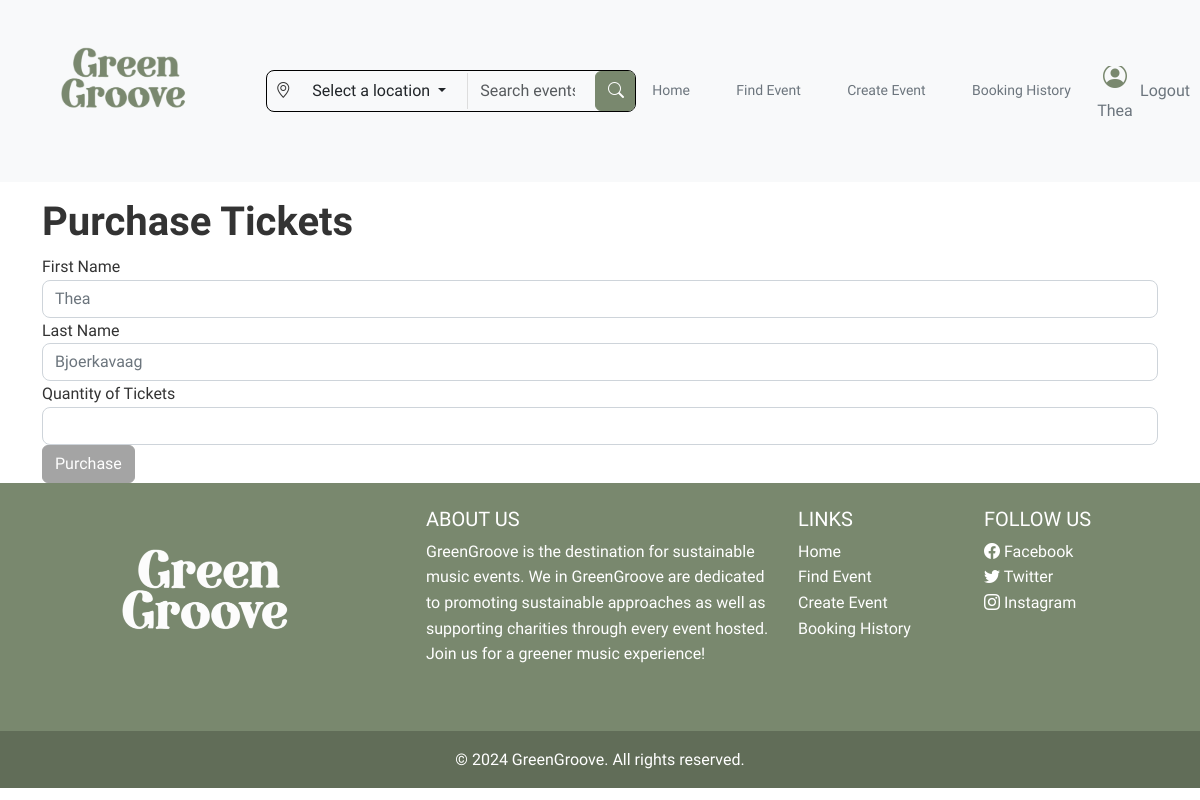
Screenshot of /purchaseTickets/4 (signed in) with the database file from the repository.
### website/models.py (models this page shows, shortened)
class User(db.Model, UserMixin):
    __tablename__ = 'users'
    id = db.Column(db.Integer, primary_key=True)
    first_name = db.Column(db.String(50), nullable=False)
    surname = db.Column(db.String(50), nullable=False)
    email = db.Column(db.String(100), unique=True, nullable=False)
    contact_number = db.Column(db.String(20), nullable=False)
    street_address = db.Column(db.String(100), nullable=False)
    password_hash = db.Column(db.String(255), nullable=False)
    orders = db.relationship('Order', backref='user')
    comments = db.relationship('Comment', backref='user')
    events = db.relationship('Event', backref='owner')

### website/views.py (the view, shortened to what this page needs)
@main_bp.route('/purchaseTickets/<int:event_id>', methods=['GET', 'POST'])
@login_required
def purchase_tickets(event_id):
    event = Event.query.get_or_404(event_id)
    return render_template('purchaseTickets.html', event=event)

### website/__init__.py (called while the page is built)
def create_app():
    app = Flask(__name__)
    app.debug = True
    app.secret_key = 'somesecretkey'
    app.config['SQLALCHEMY_DATABASE_URI'] = 'sqlite:///sitedata.sqlite'
    db.init_app(app)
    UPLOAD_FOLDER = os.path.join('static', 'uploads')
    app.config['UPLOAD_FOLDER'] = UPLOAD_FOLDER
    Bootstrap4(app)
    login_manager = LoginManager()
    login_manager.login_view = 'auth.login'
    login_manager.init_app(app)
    from .models import User
    @login_manager.user_loader
    def load_user(user_id):
        return db.session.scalar(db.select(User).where(User.id == user_id))
    from . import views
    app.register_blueprint(views.main_bp)
    from . import auth
    app.register_blueprint(auth.auth_bp)
    return app

### website/templates/purchaseTickets.html (shortened to what this page needs)
{% extends "base.html" %}
{% block content %}
    <div class="container">
        <h1>Purchase Tickets</h1>
        <form method="POST" action="{{ url_for('main.purchase_tickets', event_id=event.id) }}">
            <div class="form-group">
                <label for="name">First Name</label>
                <input type="text" class="form-control custom-input me-2" id="name" name="name" placeholder="{{ current_user.first_name }}" required>
            </div>
            <div class="form-group">
                <label for="lastname">Last Name</label>
                <input type="text" class="form-control custom-input me-2" id="lastname" name="lastname" placeholder="{{ current_user.surname }}" required>
            </div>
            <div class="form-group">
                <label for="quantity">Quantity of Tickets</label>
                <input type="number" class="form-control custom-input me-2" id="quantity" name="quantity" required>
            </div>
            <button type="submit" class="btn btn-primary">Purchase</button>
        </form>
    </div>
{% endblock %}

### website/templates/base.html (shortened to what this page needs)
<!DOCTYPE html>
<html lang="en">
<head>
    <link href="https://cdn.jsdelivr.net/npm/bootstrap@5.3.3/dist/css/bootstrap.min.css" rel="stylesheet">
    <link href="https://cdn.jsdelivr.net/npm/bootstrap-icons/font/bootstrap-icons.css" rel="stylesheet">
    <link rel="stylesheet" href="{{ url_for('static', filename='css/styles.css') }}">
</head>
<body>
    <header>
        <nav class="navbar navbar-expand-lg bg-body-tertiary">
            <div class="container-fluid">
                <a class="navbar-brand" href="{{ url_for('main.index') }}">
                    <img src="{{ url_for('static', filename='img/GreenGroove_logo_green.png') }}" alt="Header Image"
                        class="img-fluid" style="max-height: 150px;">
                </a>
                <div class="collapse navbar-collapse" id="navbarNav">
                    <div class="navbar-nav w-100 d-flex align-items-center justify-content-between">
                        <div class="search-container d-flex align-items-center flex-grow-1">
                            <i class="bi bi-geo-alt mx-2"></i>
                            <div class="dropdown me-2 d-none d-lg-block">
                                <button class="btn dropdown-toggle custom-dropdown-btn" type="button" id="locationDropdown"
                                    data-bs-toggle="dropdown" aria-expanded="false">
                                    Select a location
                                </button>
                            </div>
                            <input type="text" class="form-control bg-body-tertiary me-2 search-input"
                                placeholder="Search events">
                            <button type="button" class="btn btn-outline-secondary search-btn">
                                <i class="bi bi-search"></i>
                            </button>
                        </div>
                        <div class="d-flex align-items-center">
                            <a href="{{ url_for('main.index') }}" class="btn btn-outline-secondary event-btn me-2">Home</a>
                            <a href="{{ url_for('main.findEvents') }}" class="btn btn-outline-secondary event-btn me-2">Find Event</a>
                            <a href="{{ url_for('main.createEvent') }}" class="btn btn-outline-secondary event-btn me-2">Create Event</a>
                            <a href="{{ url_for('main.BookingHistory') }}" class="btn btn-outline-secondary event-btn me-2">Booking History</a>
                            {% if current_user.is_authenticated %}
                            <a href="#" class="btn btn-outline-secondary user-btn d-flex flex-column align-items-center">
                                <i class="bi bi-person-circle mb-1" style="font-size: 1.5rem;"></i>
                                <span>{{ current_user.first_name }}</span>
                            </a>
                            <a href="{{ url_for('auth.logout') }}" class="btn btn-outline-secondary user-btn">
                                Logout
                            </a>
                            {% endif %}
                        </div>
                    </div>
                </div>
            </div>
        </nav>
    </header>
    <main>
        {% block content %}{% endblock %}
    </main>
    <footer class="text-white text-center text-lg-start">
        <div class="container p-4">
            <div class="row">
                <div class="col-lg-4 col-md-6 mb-4 mb-md-0">
                    <img src="{{ url_for('static', filename='img/GreenGroove_logo_white.png') }}" alt="GreenGroove logo" class="img-fluid" style="max-height: 200px;">
                </div>
                <div class="col-lg-4 col-md-6 mb-4 mb-md-0">
                    <h5 class="text-uppercase">About Us</h5>
                    <p>
                        GreenGroove is the destination for sustainable music events. We in GreenGroove are dedicated to promoting
                        sustainable approaches as well as supporting charities through every event hosted. Join us for a greener
                        music experience!
                    </p>
                </div>
                <div class="col-lg-2 col-md-6 mb-4 mb-md-0">
                    <h5 class="text-uppercase">Links</h5>
                    <ul class="list-unstyled">
                        <li><a href="{{ url_for('main.index') }}" class="text-white">Home</a></li>
                        <li><a href="{{ url_for('main.index') }}" class="text-white">Find Event</a></li>
                        <li><a href="{{ url_for('main.createEvent') }}" class="text-white">Create Event</a></li>
                        <li><a href="{{ url_for('main.BookingHistory') }}" class="text-white">Booking History</a></li>
                    </ul>
                </div>
                <div class="col-lg-2 col-md-6 mb-4 mb-md-0">
                    <h5 class="text-uppercase">Follow Us</h5>
                    <ul class="list-unstyled">
                        <li><a href="#" class="text-white"><i class="bi bi-facebook"></i> Facebook</a></li>
                        <li><a href="#" class="text-white"><i class="bi bi-twitter"></i> Twitter</a></li>
                        <li><a href="#" class="text-white"><i class="bi bi-instagram"></i> Instagram</a></li>
                    </ul>
                </div>
            </div>
        </div>
        <div class="text-center p-3 footer-bottom">
            © 2024 GreenGroove. All rights reserved.
        </div>
    </footer>
</body>
</html>

### website/static/css/styles.css (style rules this page uses)
body { font-family: 'SUSE', sans-serif; color: #333; line-height: 1.6; background-color:transparent ; }
h1, h2, h3, h4, h5, h6 { font-family: 'SUSE', sans-serif; margin-bottom: 0.5rem; }
h1 { font-size: 2.5rem; font-weight: 700; }
h5 { font-size: 1.25rem; font-weight: 500; }
footer { background-color: #79886e; color: #ffffff; }
footer a { text-decoration: none; color: #ffffff; }
.footer-bottom { background-color: rgba(0, 0, 0, 0.2); }
.container-fluid { padding: 10px; }
.navbar { padding-top: 1px; padding-bottom: 1px; }
.navbar img { max-height: 150px; margin: 0; }
.search-container { display: flex; align-items: center; border: 1px solid black; border-radius: 8px; margin-right: 5px; width: 350px; }
.form-select, .form-control { border: none; box-shadow: none; outline: none; border-radius: 0; }
.form-control { border-left: 1px solid #ddd; color: #b1b1b1; }
.search-btn { width: 40px; height: 40px; background-color: #79886e; border-color: #79886e; color: white; transition: background-color 0.3s, border-color 0.3s, color 0.3s; }
.search-btn .bi { color: white; transition: color 0.3s; }
.user-btn { width: 50px; height: 50px; border: none; background-color: transparent; display: flex; align-items: center; justify-content: center; transition: background-color 0.3s, border-color 0.3s, color 0.3s, transform 0.3s; overflow: hidden; }
.user-btn .bi { color: #79886e; font-size: 1.5rem; transition: color 0.3s, transform 0.3s; }
.search-container { max-width: 600px; }
.event-btn { margin-right: 10px; }
.event-btn { padding: 0.5rem 0.7rem; font-size: 0.875rem; border: none; border-radius: 0.25rem; background-color: transparent; transition: background-color 0.3s, border-color 0.3s, color 0.3s, transform 0.3s; }
.event-btn + .event-btn { margin-left: 1rem; }
.custom-input { border-radius: 8px; border: 1px solid #ced4da; }
.custom-input { color: #212529; }
.custom-input::placeholder { color: #6c757d; }
.btn-primary { background-color: #a4a4a4; color: #fefefe; border-color: #a4a4a4; }

### rows the page displays
User: first_name "Thea", name "Thea", lastname "Bjoerkavaag"
